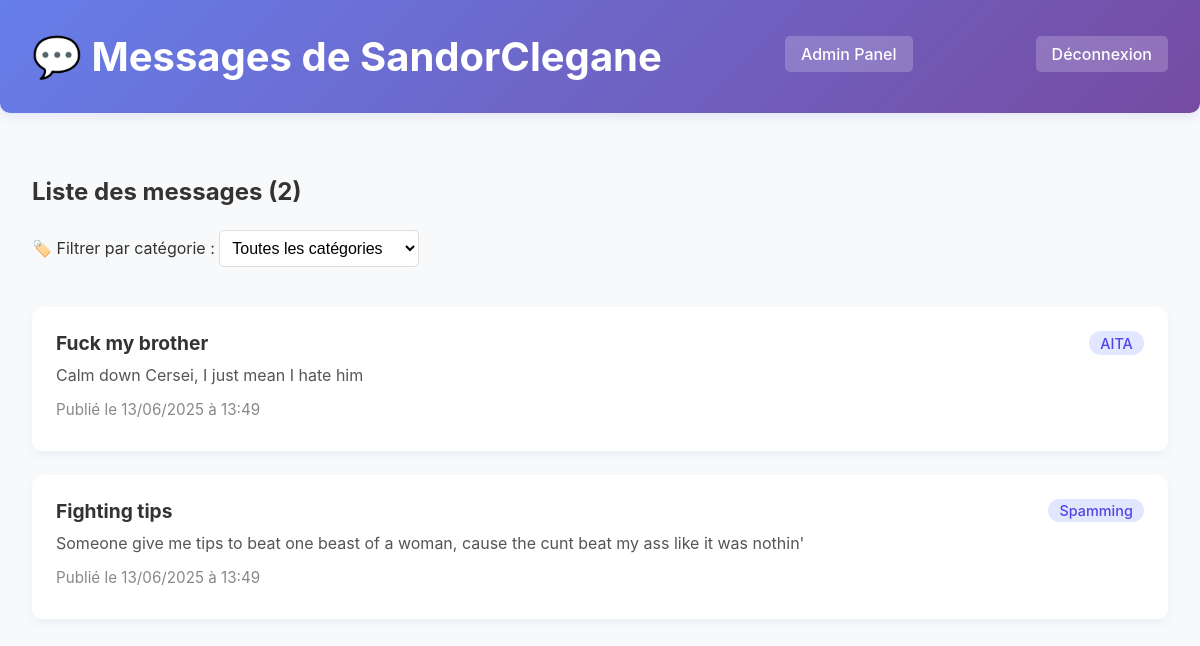
Page /messages.php?user_id=2 (signed in) on the committed database.
### tables this page shows
CREATE TABLE
    IF NOT EXISTS users (
        id INT AUTO_INCREMENT PRIMARY KEY,
        username VARCHAR(50) NOT NULL UNIQUE,
        email VARCHAR(100) NOT NULL UNIQUE,
        password VARCHAR(255) NOT NULL,
        id_privilege INT DEFAULT 1,
        created_at TIMESTAMP DEFAULT CURRENT_TIMESTAMP,
        FOREIGN KEY (id_privilege) REFERENCES privilege (id)
    );

CREATE TABLE
    IF NOT EXISTS messages (
        id INT AUTO_INCREMENT PRIMARY KEY,
        user_id INT NOT NULL,
        id_category INT,
        title VARCHAR(200) NOT NULL,
        content TEXT NOT NULL,
        created_at TIMESTAMP DEFAULT CURRENT_TIMESTAMP,
        updated_at TIMESTAMP NULL DEFAULT NULL,
        FOREIGN KEY (user_id) REFERENCES users (id) ON DELETE CASCADE,
        FOREIGN KEY (id_category) REFERENCES category (id)
    );

CREATE TABLE
    IF NOT EXISTS category (
        id INT AUTO_INCREMENT PRIMARY KEY,
        name VARCHAR(50) NOT NULL,
        created_at DATETIME DEFAULT CURRENT_TIMESTAMP
    );

### config.php (called while the page is built, shortened)
<?php
function getDbConnection() {
    try {
        $dsn = "mysql:host=" . DB_HOST . ";dbname=" . DB_NAME . ";charset=utf8";
        $pdo = new PDO($dsn, DB_USER, DB_PASS);
        $pdo->setAttribute(PDO::ATTR_ERRMODE, PDO::ERRMODE_EXCEPTION);
        return $pdo;
    } catch (PDOException $e) {
        die("Erreur de connexion à la base de données : " . $e->getMessage());
    }
}
function isUserAdmin($user_id) {
    $pdo = getDbConnection();
    $stmt = $pdo->prepare("SELECT p.name FROM users u JOIN privilege p ON u.id_privilege = p.id WHERE u.id = ?");
    $stmt->execute([$user_id]);
    $priv = $stmt->fetch(PDO::FETCH_ASSOC);
    return $priv && $priv['name'] === 'ADMIN';
}
?>

### messages.php (the view, shortened to what this page needs)
<?php
require_once 'config.php';
$user_id = isset($_GET['user_id']) ? (int)$_GET['user_id'] : $_SESSION['user_id'];
try {
    $pdo = getDbConnection();
    $stmt = $pdo->prepare("SELECT username FROM users WHERE id = ?");
    $stmt->execute([$user_id]);
    $user_info = $stmt->fetch(PDO::FETCH_ASSOC);
    $category_filter = isset($_GET['category']) && $_GET['category'] !== '' ? (int)$_GET['category'] : null;
    if ($category_filter) {
        $stmt = $pdo->prepare("
        SELECT m.id, m.title, m.content, m.created_at, m.updated_at, c.name as category_name, m.id_category
        FROM messages m
        LEFT JOIN category c ON m.id_category = c.id
        WHERE m.user_id = ? AND m.id_category = ?
        ORDER BY m.created_at DESC
    ");
        $stmt->execute([$user_id, $category_filter]);
    } else {
        $stmt = $pdo->prepare("
        SELECT m.id, m.title, m.content, m.created_at, m.updated_at, c.name as category_name, m.id_category
        FROM messages m
        LEFT JOIN category c ON m.id_category = c.id
        WHERE m.user_id = ?
        ORDER BY m.created_at DESC
    ");
        $stmt->execute([$user_id]);
    }
    $messages = $stmt->fetchAll(PDO::FETCH_ASSOC);
} catch (PDOException $e) {
    $error_message = 'Erreur lors de la récupération des messages.';
    $messages = [];
}
?>
<!DOCTYPE html>
<html lang="fr">
<head>
    <link rel="stylesheet" href="./css/messages.css">
</head>
<body>
    <div class="header">
        <h1>💬 Messages de <?php echo htmlspecialchars($user_info['username']); ?></h1>
        <?php if (isUserAdmin($_SESSION['user_id'])): ?>
            <a href="adminPanel.php" class="admin-btn">Admin Panel</a>
        <?php endif; ?>
        <a href="logout.php" class="logout-btn">Déconnexion</a>
    </div>
    <div class="messages-list">
        <h2>Liste des messages (<?php echo count($messages); ?>)</h2>
        <form method="GET" class="filter-form">
            <label for="category">🏷️ Filtrer par catégorie :</label>
            <select name="category" id="category" onchange="this.form.submit()">
                <option value="">Toutes les catégories</option>
            </select>
        </form>
        <?php if (empty($messages)): ?>
            <div class="message-card no-messages">
                Aucun message trouvé pour cet utilisateur.
            </div>
        <?php else: ?>
            <?php foreach ($messages as $message): ?>
                <div class="message-card">
                    <div class="message-header">
                        <div class="message-title"><?php echo htmlspecialchars($message['title']); ?></div>
                        <?php if (isset($message['category_name'])): ?>
                            <div class="message-category"><?php echo htmlspecialchars($message['category_name']); ?></div>
                        <?php endif; ?>
                    </div>
                    <div class="message-content"><?php echo nl2br(htmlspecialchars($message['content'])); ?></div>
                    <div class="message-date">
                        Publié le <?php echo date('d/m/Y à H:i', strtotime($message['created_at'])); ?>
                    </div>
                </div>
            <?php endforeach; ?>
        <?php endif; ?>
    </div>
</body>
</html>

### css/messages.css (style rules this page uses)
* { margin:0; padding:0; box-sizing:border-box; }
body { font-family: -apple-system, BlinkMacSystemFont, "Segoe UI", Roboto, sans-serif; background-color: #f8f9fa; color: #333; }
.header { background: linear-gradient(135deg, #667eea 0%, #764ba2 100%); color: white; padding: 2rem; margin-bottom: 2rem; border-radius: 0 0 10px 10px; box-shadow: 0 4px 12px rgba(102, 126, 234, 0.15); display: flex; align-items: center; justify-content: space-between; }
.header h1 { font-size: 2.5rem; margin: 0; }
.admin-btn, .logout-btn { background: rgba(255, 255, 255, 0.2); color: white; padding: 0.5rem 1rem; border-radius: 5px; text-decoration: none; margin-left: 1rem; transition: background 0.3s, transform 0.2s; font-weight: 500; margin-bottom: 5px; }
input[type="text"], select, textarea { width: 100%; padding: 0.75rem; margin: 0.5rem 0 1rem 0; border: 1px solid #ddd; border-radius: 5px; font-size: 1rem; background: #f8f9fa; transition: border 0.2s; }
.filter-form { margin: 1rem 0 1.5rem 0; }
.filter-form select { padding: 0.5rem; border: 1px solid #ddd; border-radius: 5px; font-size: 1rem; background: white; width: 200px; }
.messages-list { margin-bottom: 2rem; padding: 32px; }
.message-card { background: white; padding: 1.5rem; margin-bottom: 1.5rem; border-radius: 10px; box-shadow: 0 4px 8px rgba(102, 126, 234, 0.08); transition: box-shadow 0.2s; }
.message-header { display: flex; align-items: center; justify-content: space-between; margin-bottom: 0.5rem; }
.message-title { font-size: 1.2rem; font-weight: bold; color: #333; }
.message-category { background: #e0e7ff; color: #4f46e5; padding: 0.2rem 0.7rem; border-radius: 12px; font-size: 0.9rem; font-weight: 500; }
.message-content { color: #555; margin-bottom: 0.7rem; line-height: 1.6; }
.message-date { font-size: 0.95rem; color: #888; margin-bottom: 0.5rem; }

### rows in the picture
users: username "SandorClegane"
messages: title "Fuck my brother", id_category.name "AITA", content "Calm down Cersei, I just mean I hate him", created_at "13/06/2025 à 13:49"
messages: title "Fighting tips", id_category.name "Spamming", content "Someone give me tips to beat one beast of a woman, cause the cunt beat my ass like it was nothin'", created_at "13/06/2025 à 13:49"

### other values in the picture
count($messages) "2"
